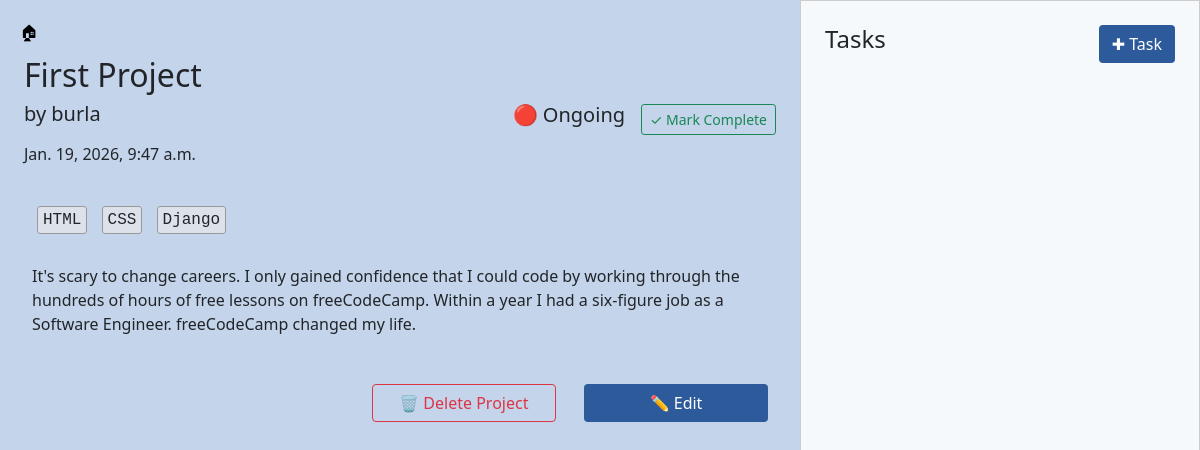
/project/1, run on an earlier commit of the app's database.
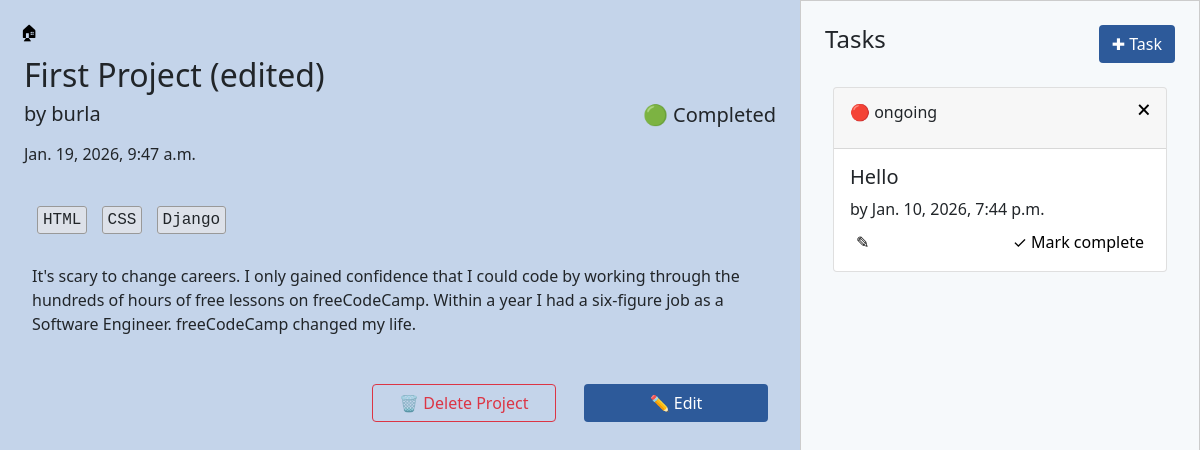
And on a later commit of the database.
### projectManager/models.py (models this page shows, shortened)
class Project(models.Model):
    title = models.CharField(max_length=50)
    creator = models.ForeignKey(User, on_delete=models.CASCADE, related_name='projects')
    short_description = models.TextField(max_length=80)
    long_description = models.TextField()
    technologies = models.ManyToManyField(Technology, related_name='technologies')
    status = models.CharField(max_length=20, choices=STATUS_CHOICES, default='ongoing')
    created_at = models.DateTimeField(auto_now_add=True)

class Technology(models.Model):
    name = models.CharField(max_length=50, unique=True)

class Task(models.Model):
    title = models.CharField(max_length=200)
    project = models.ForeignKey(Project, on_delete=models.CASCADE, related_name='tasks')
    deadline = models.DateTimeField(null=True, blank=True)
    status = models.CharField(max_length=20, choices=STATUS_CHOICES, default='ongoing')

### projectManager/views.py (the view)
# urls.py: path("project/<int:id>", views.project, name="project"),
def project(request, id):
    project = Project.objects.all().get(id=id)
    technologies = project.technologies.all()
    tasks = project.tasks.all()
    task_form = TaskForm()
    return render(request, "projectManager/project.html", {
        "project" : project,
        "technologies" : technologies,
        "tasks" : tasks,
        "task_form": task_form,
    })

### projectManager/templates/projectManager/project.html (shortened to what this page needs)
{% extends 'projectManager/layout.html' %}
{% load static %}
{% block body %}
<main class="container-fluid">
    <div class="row">
        <section class="col-12 col-lg-8 p-3">
            <div class="p-1">
                <a class="task-btn" href="{% url 'home' %}">🏠︎</a>
            </div>
            <div class="p-2 d-flex justify-content-between align-items-center">
                <div>
                    <h2 class="mb-2">{{ project.title }}</h2>
                    <h5 class="mb-3">by {{ project.creator.username }}</h5>
                    <p>{{ project.created_at }}</p>
                </div>
                <div class="d-flex align-items-center gap-3">
                    {% if project.status == "ongoing" %}
                        <h5 id="project-status-text">🔴 {{ project.status|title }}</h5>
                        <button id="mark-project-btn" onclick="markProjectComplete(this)" data-id="{{ project.id }}" class="btn btn-sm btn-outline-success">
                            ✓ Mark Complete
                        </button>
                    {% else %}
                        <h5>🟢 {{ project.status|title }}</h5>
                    {% endif %}
                </div>
            </div>
            <div class="p-3">
               {% for tech in technologies %}
               <span class="technology-text">{{ tech.name }}</span>
               {% endfor %}
            </div>
            <div class="p-3">
                <p>{{ project.long_description }}</p>
            </div>
            <div class="p-3 text-end">
                <a href="{% url 'delete_project' project.id %}" class="btn btn-outline-danger me-4 w-25">🗑 Delete Project</a>
                <a href="{% url 'edit_project' project.id %}" class="btn btn-main w-25">✏️ Edit</a>
            </div>
        </section>
        <section class="col-12 col-lg-4 bg-light vh-100 p-3 d-flex flex-column">
            <div class="p-2 d-flex justify-content-between flex-shrink-0">
                <h4>Tasks</h4>
                <button class="btn btn-main" data-bs-toggle="modal" data-bs-target="#addTaskModal">
                    ✚ Task
                </button>
            </div>
            <div class="p-3 overflow-auto flex-grow-1 custom-scrollbar">
                {% for task in tasks %}
                <div class="card w-100 mb-3">
                    <div class="card-header d-flex justify-content-between">
                        {% if task.status == "ongoing" %}
                        <p id="status-{{ task.id }}" class="mt-1">🔴 {{ task.status }}</p>
                        {% else %}
                        <p id="status-{{ task.id }}" class="mt-1">🟢 {{ task.status }}</p>
                        {% endif %}
                        <a href="{% url 'delete_task' task.id %}" class="task-btn">🗙</a>
                    </div>
                    <div class="card-body">
                        <div id="task-content-{{ task.id }}">
                            <h5 class="card-title">{{ task.title }}</h5>
                            <p class="card-text">by {{ task.deadline }}</p>
                        </div>
                        {% if task.status == "ongoing" %}
                        <div id="div-{{ task.id }}" class="mt-2 d-flex justify-content-between">
                            <button  onclick="toggleEdit(this)" data-id="{{ task.id }}" class="task-btn">✎</button>
                            <button onclick="markTaskComplete(this)" data-id="{{ task.id }}" class="task-btn">✓ Mark complete</button>
                        </div>
                        {% endif %}
                    </div>
                </div>
                {% endfor %}
            </div>
        </section>
    </div>
</main>
{% endblock %}

### projectManager/templates/projectManager/layout.html (shortened to what this page needs)
{% load static %}
<!DOCTYPE html>
<html lang="en">
<head>
    <link href="https://cdn.jsdelivr.net/npm/bootstrap@5.0.2/dist/css/bootstrap.min.css" rel="stylesheet">
    <link href="{% static 'projectManager/styles.css' %}" rel="stylesheet">
</head>
<body>
    {% block body %}
    {% endblock %}
</body>
</html>

### projectManager/static/projectManager/styles.css (style rules this page uses)
body { background-color:#c4d4ea; }
.bg-light { background-color: #f6f9fb !important; border: 1px solid #ccc; }
.btn-main { background-color: #2d5a9a; color: white; }
.technology-text { background-color: #dde1e9; border: 1.3px solid #999; font-family: monospace; padding: 4px 5px; border-radius: 3px; margin: 5px; }
.task-btn { background-color: transparent; border: none; text-decoration: none; color: black; }

What changed in the data, as far as the page shows it:
changed Project "burla": title "First Project" → "First Project (edited)"; status "Ongoing" → "Completed"
added Task: status "ongoing", title "Hello", deadline "Jan. 10, 2026, 7:44 p.m."
Also different on the page:
text no longer shown: "🔴 ✓ Mark Complete"
